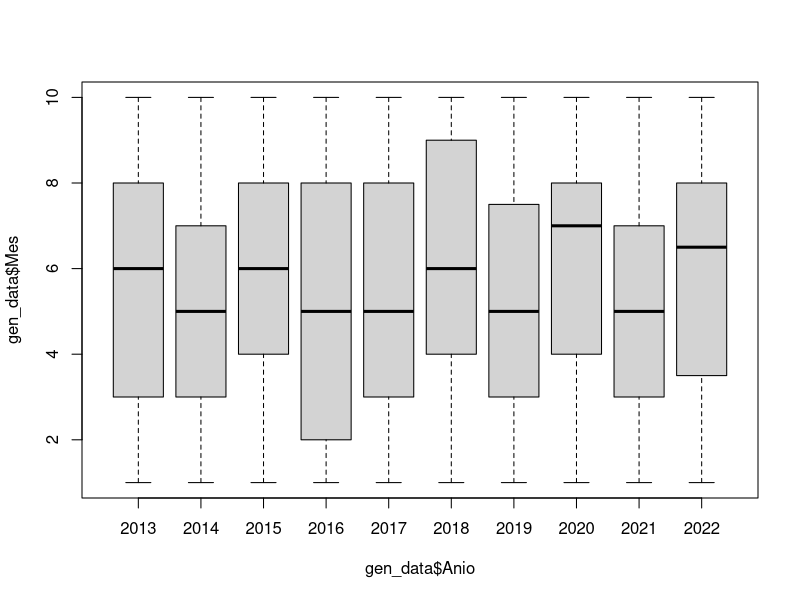
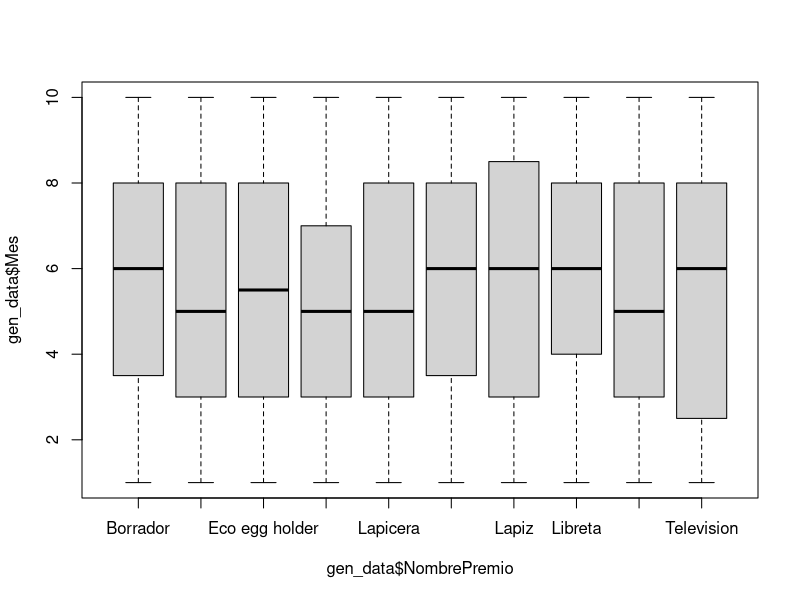
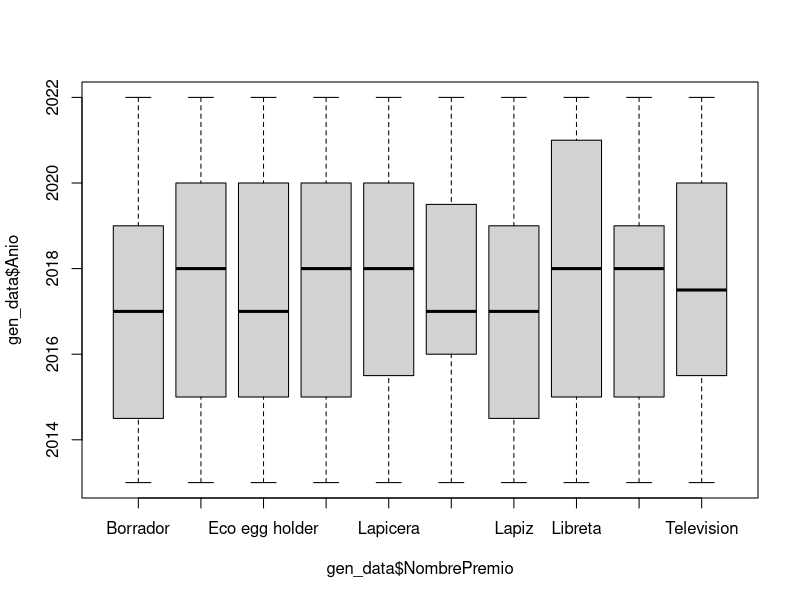

These charts were generated, in order, by the following R code:
pre_data <- data.frame(
  key = 1:10,
  NombrePremio = c("Lapiz", "Borrador", "Lapicera", "Jarra", "Telefono", "Lapicero", "Libreta", "Colores", "Eco egg holder", "Television"),
  Valor = c(10, 20, 50, 120, 125, 175, 210, 350, 12, 129),
  Mes = c(1, 2, 3, 4, 5, 6, 7, 8, 9, 10),
  Anio = c(2013, 2014, 2015, 2016, 2017, 2018, 2019, 2020, 2021, 2022)
)

gen_data <- function(no_of_recs) {
  
  NombrePremio = sample(pre_data$NombrePremio, no_of_recs, replace = T)
  Valor = sample(pre_data$Valor, no_of_recs, replace = T)
  Mes = sample(pre_data$Mes, no_of_recs, replace = T)
  Anio = sample(pre_data$Anio, no_of_recs, replace = T)
  
  dataValors <- data.frame(
    NombrePremio = NombrePremio,
    Valor = Valor,
    Mes = Mes,
    Anio = Anio
  )
  
  return(dataValors)
}

gen_data <- gen_data(500)

head(gen_data, n = 5)

tail(gen_data, n = 5)

str(gen_data)

library(psych)

describe(gen_data)

summary(gen_data)

boxplot(gen_data$Mes~gen_data$Anio, data = gen_data)

boxplot(gen_data$Mes~gen_data$NombrePremio, data = gen_data)

boxplot(gen_data$Anio~gen_data$NombrePremio, data = gen_data)

